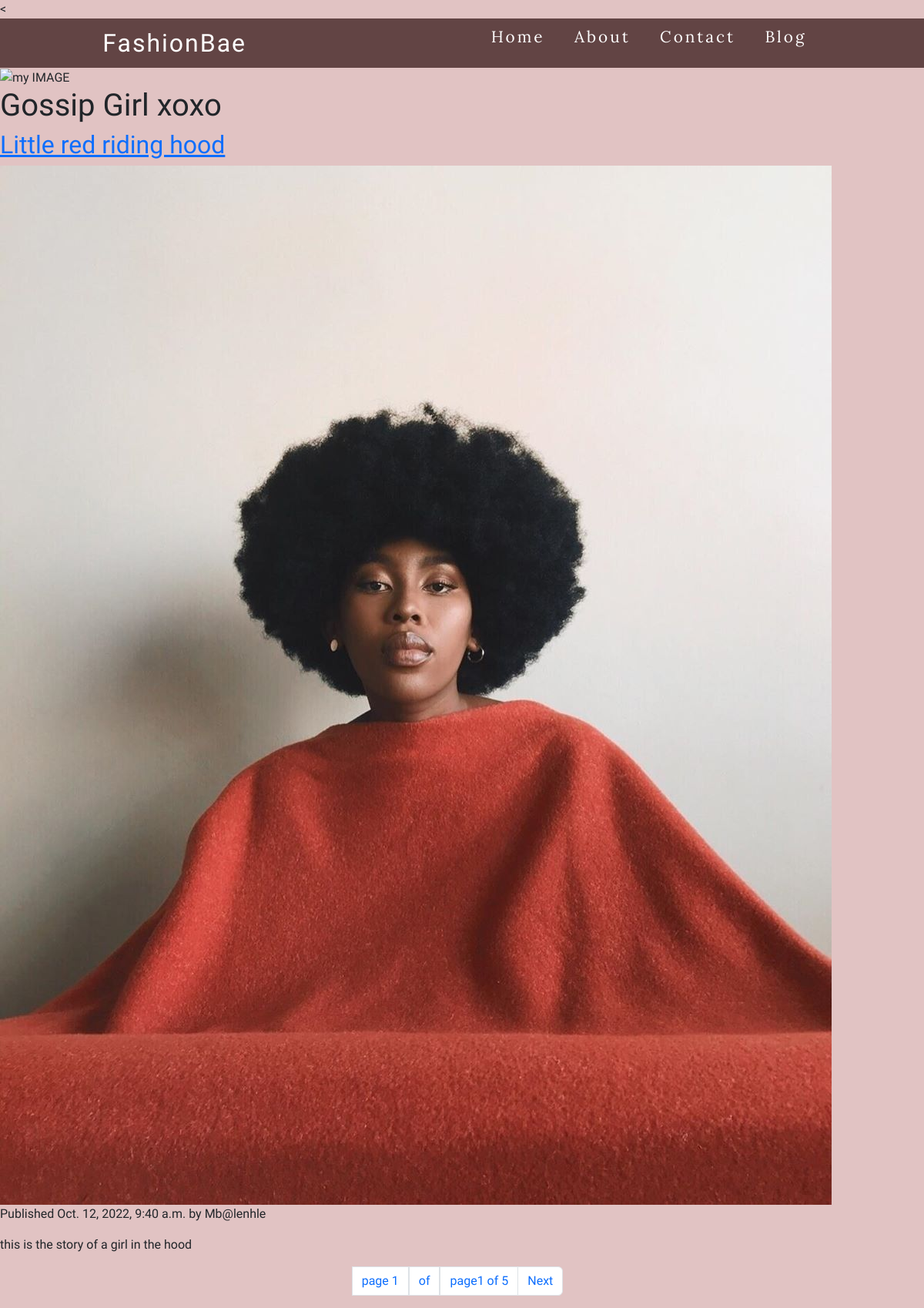
The page / on the database its author committed.
### blog/models.py (models this page shows, shortened)
class Post(models.Model):
    STATUS_CHOICES =(
        ('draft','Draft'),
        ('published','Published'),
    )
    title = models.CharField(max_length=250)
    post_image = models.ImageField(blank=True , null=True)
    slug = models.CharField(max_length=250, unique_for_date='publish')
    author = models.ForeignKey(User, on_delete=models.CASCADE,related_name='blog_posts')
    body = models.TextField()
    publish = models.DateTimeField(default=timezone.now)
    created = models.DateTimeField(auto_now_add=True)
    updated = models.DateTimeField(auto_now=True)
    status = models.CharField(max_length=10,choices=STATUS_CHOICES,default='draft')
    class Meta:
        ordering = ('-publish',)
    def get_absolute_url(self):
        return reverse('blog:post_detail', args=[self.publish.year,self.publish.month,self.publish.day,self.slug])

### blog/views.py (the view)
# urls.py: path("",Post_list),
def Post_list(request):
    object_list = Post.objects.all()
    paginator = Paginator(object_list, 1)
    page = request.GET.get('page')
    try:
        posts = paginator.page(page)
    except PageNotAnInteger:
        posts = paginator.page(1)
    except EmptyPage:
        posts = paginator.page(paginator.num_pages)
    return render(request,'index.html',{'page':page,'posts':posts})

### blog/templates/index.html
{% extends "base.html" %}
{% block content%}
    {% load static %}
    <img src="{% static 'IMAGE/Black girl.jpg '%}" alt="my IMAGE">
    <h1>Gossip Girl xoxo</h1>
    {% for post in posts %}
    <h2>
     <a href="{{post.get_absolute_url}}">
     {{ post.title }}
    </a>
    </h2>
    {%if post.post_image%}
    <img src="{{post.post_image.url}}" alt="">
    {% endif %}
    <p class="date">
        Published {{ post.publish }} by {{ post.author }}
    </p>
    {{ post.body|truncatewords:30|linebreaks}}
    {% endfor %}
{% include "pagination.html" with page=posts %}
{% endblock content %}

### static/CSS/app.css (style rules this page uses)
:root { --bg-color:#e1c3c3; --text-color:white; --headline-color:rgb(138, 115, 115); --button-color:rgb(137, 95, 95); --accent-color:rgb(98, 68, 68); --headline-font: 'Lora', serif; --body-font: 'Frank Ruhl Libre', serif; }
* { padding: 0; margin: 0; box-sizing: border-box; }
body { font-size: 16px; font-family: var(--body-font); background-color:var(--bg-color) }

### rows shown on the page
Post: title "Little red riding hood", post_image (picture), publish "Oct. 12, 2022, 9:40 a.m.", author "Mb@lenhle", body "this is the story of a girl in the hood"

### other values the page prints
{{ page.number }} "1"
{{ page.paginator.num_pages }} "5"
